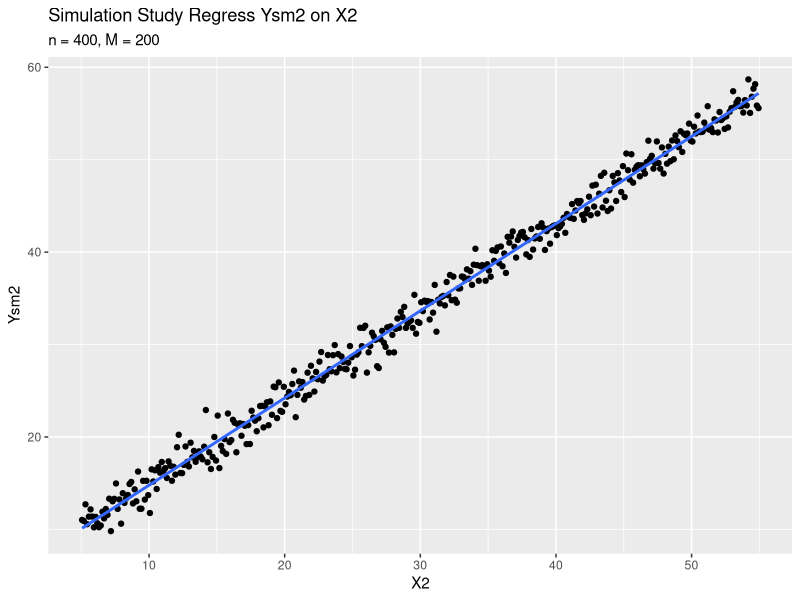

This chart was generated by the following R code:
#### Change the MatrNo to one of the true student number of you
MatrNo = 9876543
set.seed(MatrNo)

#### part 1: a simple linear regression designed for your team 
beta1 = sample((1:20)/4 + 5, 1)         ## a constant between 5.25 and 10
beta2 = sample((1:20)/100 + 0.75, 1)    ## a slope between 0.76 and 0.95
sig2  = sample((4:12)/4, 1)             ## a variance between 1 and 3 for N(0, sig2)

#### call the three values and state your (theoretical) regression model 
beta1
beta2
sig2

#### part 2: a simulation with n=100 and M=200 samples (replications) 
#### You can try to use other M value, e.g. 1000, to see what happens
M  = 200
n1 = 100
X1 = ((1:n1) - 0.5)/n1 * 50 + 5 ## X1-variable fixed for all simulations in part 2

beta.est1 = matrix(0, 2, M)

for(m in 1:M){
  eps1.m = rnorm(n1) * sqrt(sig2)
  Y1.m   = beta1 + beta2 * X1 + eps1.m
  SRL1.m = lm(Y1.m ~ X1)
  beta.est1[, m] = SRL1.m$coefficients
}

# mean and variance of beta1
mean(beta.est1[1,])
var(beta.est1[1,])
# mean and variance of beta2
mean(beta.est1[2,])
var(beta.est1[2,])
# covariance
cov(beta.est1[1,], beta.est1[2,])
cor(beta.est1[1,], beta.est1[2,])



#### part 3: a simulation with n=100 and M=200 samples (replications) 
#### You can try to use other M value, e.g. 1000, to see what happend
ms2 = 100 ## change this to an integer between 2 - 200 to select a sample for Q2d) 
n2  = 400
X2  = ((1:n2) - 0.5)/n2 * 50 + 5 ## X2-variable fixed for all simulations in part 3

beta.est2 = matrix(0, 2, M)

for(m in 1:M){
  eps2.m = rnorm(n2) * sqrt(sig2)
  Y2.m = beta1 + beta2 * X2 + eps2.m
  if(m == ms2)
  {
    Ysm2 = Y2.m
  }
  SRL2.m = lm(Y2.m~X2)
  beta.est2[, m] = SRL2.m$coefficients
}

# mean and variance of beta1
mean(beta.est2[1,])
var(beta.est2[1,])
# mean and variance of beta2
mean(beta.est2[2,])
var(beta.est2[2,])
# covariance
cov(beta.est2[1,], beta.est2[2,])
cor(beta.est2[1,], beta.est2[2,])

## part d
# simple regression
# put data in data frame
data <- data.frame(X2, Ysm2)
# regression
reg <- lm(Ysm2 ~ X2, data = data)
# regression output
summary(reg)
# plot regression
library(ggplot2)
ggplot(data, aes(x=X2, y=Ysm2)) + 
  geom_point() +
  geom_smooth(method=lm, se=FALSE) +
  labs(x = "X2", y = "Ysm2",
       title = "Simulation Study Regress Ysm2 on X2", 
       subtitle = "n = 400, M = 200")


## to used the corresponding saved results, you need to output them
## or use the variable names in a short code of you for further analysis
## end of the code